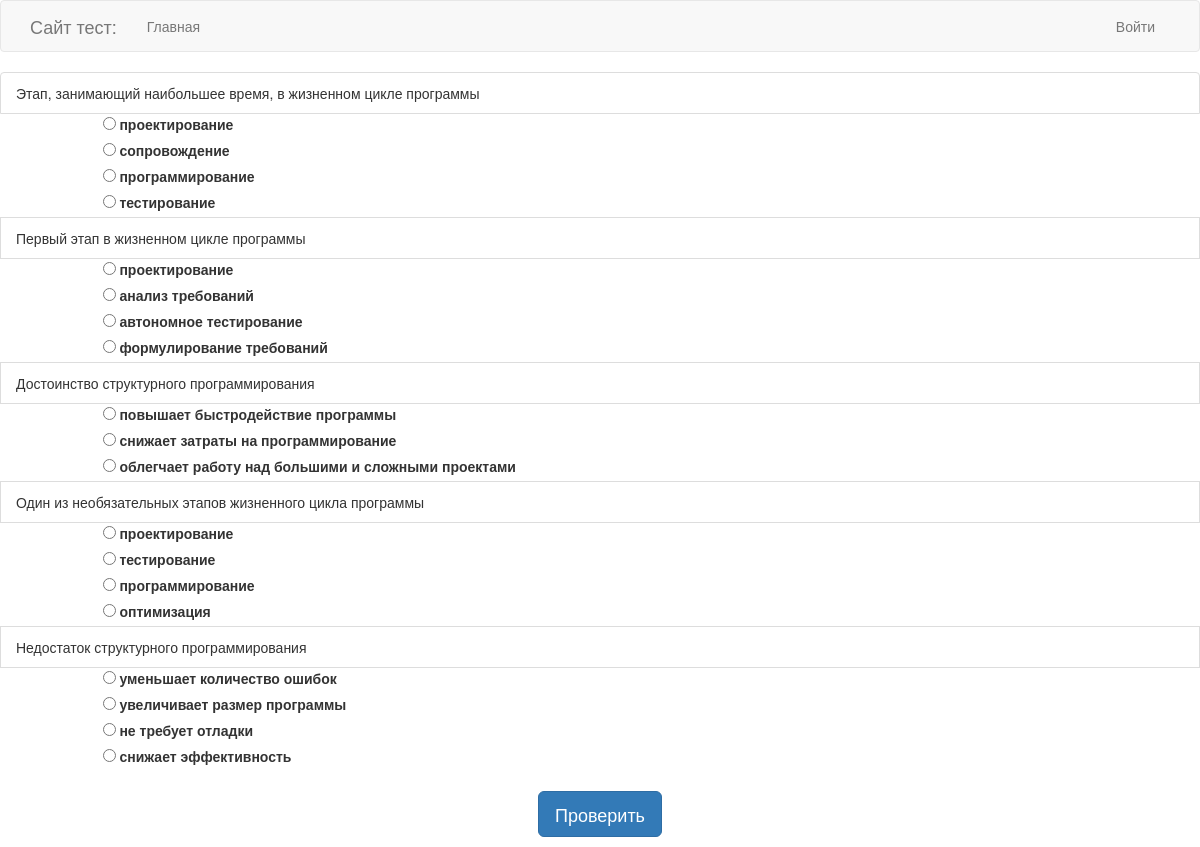
/test, run on the app's committed database.
### app/models.py (models this page shows, shortened)
class Test(db.Model):
    id = db.Column(db.Integer, primary_key=True)
    question = db.Column(db.String(140))
    answers = db.relationship('Answer', backref='test', lazy='dynamic')

class Answer(db.Model):
    id = db.Column(db.Integer, primary_key=True)
    text_ans = db.Column(db.String(140))
    correctly_ans = db.Column(db.Boolean, default=False)
    question_id = db.Column(db.Integer, db.ForeignKey('test.id'))

### app/routes.py (the view, shortened to what this page needs)
@app.route('/test', methods=["GET", "POST"])
def test():
    form = TestForm()
    questions = Test.query.order_by(Test.id).all()
    form.question_l = choices(questions, k=5)
    b = Answer.query.order_by(Answer.question_id).all()
    shuffle(b)
    form.question_ans = b
    return render_template('test.html', title="Тестирование", form=form)

### app/forms.py
class TestForm(FlaskForm):
    question_l = []
    question_ans = []
    submit = SubmitField('Проверить')

### app/templates/test.html
{% extends 'base.html' %}
{% block content %}
    <form method="post">
        <ul class="list-group">
        {% for question in form.question_l %}
            <li class="list-group-item">{{question.question}}</li>
            {% for answer in form.question_ans %}
                {% if answer.question_id == question.id %}
                <div class="row">
                    <div class="col-xs-1"></div>
                    <div class="col-md-8">
                        <div class="form-check">
                          <input class="form-check-input" type="radio" name="{{question.id}}" id="{{answer.id}}" value="{{answer.id}}">
                          <label class="form-check-label" for="{{answer.id}}">
                            {{answer.text_ans}}
                          </label>
                        </div>
                    </div>
                </div>
                {% endif %}
            {% endfor %}
        {% endfor %}
        </ul>
        <p class="text-center">
            <input class="btn btn-primary btn-lg" id="submit" name="submit" type="submit" value="Проверить">
        </p>
    </form>
{% endblock %}

### app/templates/base.html (shortened to what this page needs)
{% extends 'bootstrap/base.html' %}
{% block navbar %}
    <nav class="navbar navbar-default">
        <div class="container">
            <div class="navbar-header">
                <a class="navbar-brand" href="{{ url_for('index') }}">Сайт тест:</a>
            </div>
            <div class="collapse navbar-collapse" id="bs-example-navbar-collapse-1">
                <ul class="nav navbar-nav">
                    <li><a href="{{ url_for('index') }}">Главная</a></li>
                </ul>
                <ul class="nav navbar-nav navbar-right">
                    {% if current_user.is_anonymous %}
                    <li><a href="{{ url_for('login') }}">Войти</a></li>
                    {% else %}
                    <li><a href="{{ url_for('logout') }}">Выйти</a></li>
                    {% endif %}
                </ul>
            </div>
        </div>
    </nav>
{% endblock %}

### data on the page
Test: question "Этап, занимающий наибольшее время, в жизненном цикле программы"
Answer: text_ans "проектирование"
Answer: text_ans "сопровождение"
Answer: text_ans "программирование"
Answer: text_ans "тестирование"
Test: question "Первый этап в жизненном цикле программы"
Answer: text_ans "проектирование"
Answer: text_ans "анализ требований"
Answer: text_ans "автономное тестирование"
Answer: text_ans "формулирование требований"
Test: question "Достоинство структурного программирования"
Answer: text_ans "повышает быстродействие программы"
Answer: text_ans "снижает затраты на программирование"
Answer: text_ans "облегчает работу над большими и сложными проектами"
Test: question "Один из необязательных этапов жизненного цикла программы"
Answer: text_ans "проектирование"
Answer: text_ans "тестирование"
Answer: text_ans "программирование"
Answer: text_ans "оптимизация"
Test: question "Недостаток структурного программирования"
Answer: text_ans "уменьшает количество ошибок"
Answer: text_ans "увеличивает размер программы"
Answer: text_ans "не требует отладки"
Answer: text_ans "снижает эффективность"
